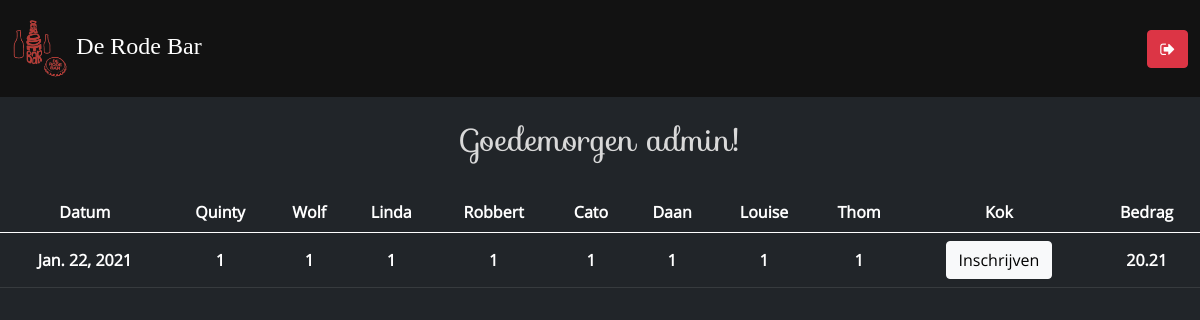
The app's page / (signed in) with its own data.
### accounts/models.py (models this page shows, shortened)
class Housemate(models.Model):
    name = models.CharField(max_length=20)

class Cook(models.Model):
    user_objects = Housemate.objects.all()
    PEOPLE_CHOICES = []
    for user in user_objects:
        PEOPLE_CHOICES.append((user.name, user.name))
    date = models.DateField()
    amount = models.FloatField()
    kok = models.CharField(max_length=20, choices=PEOPLE_CHOICES)
    totalPeople = models.IntegerField()

### accounts/views.py (the view)
# urls.py: path('', home_view),
def home_view(request):
    user_objects = Housemate.objects.all()
    date = datetime.datetime.now().date()
    form = EetMeeForm
    cook = Cook.objects.all()
    context = {
        'user_objects': user_objects,
        'date': date,
        'form': form,
        'cook': cook
    }
    return render(request, 'home.html', context)

### accounts/templates/home.html (shortened to what this page needs)
{% extends 'base.html' %}
{% block content %}
    <br>
    {% if not user.is_authenticated %}
        <h2 class="text-center"> Please log in in order to use this website. </h2>
    {% else %}
        <h2 class="text-center">Goedemorgen {{ user }}!</h2>
        <br>
        <table class="table table-dark text-center">
            <thead>
            <tr>
                <th scope="col">Datum</th>
                {% for housemate in user_objects %}
                    <th scope="col">{{ housemate.name }}</th>
                {% endfor %}
                <th scope="col">Kok</th>
                <th scope="col">Bedrag</th>
            </tr>
            </thead>
            <tbody class="align-middle">
            <tr>
                <th scope="col">{{ date }}</th>
                {% for housemate in user_objects %}
                    {% if housemate.name == user.username %}
                        <th>
                            <form method="post">
                                {% csrf_token %}
                                {{ form.as_p }}
                                <button type="submit" class="btn btn-danger"><i class="fa fa-paper-plane-o "></i>
                                </button>
                            </form>
                        </th>
                    {% else %}
                        <th>
                            1
                        </th>
                    {% endif %}
                {% endfor %}
                <th>
                    <button type="button" class="btn btn-light">Inschrijven</button>
                </th>
                <th>
                    {% for object in cook %}
                        {% if object.date == date %}
                            {{ object.amount }}
                        {% endif %}
                    {% endfor %}
                </th>
            </tr>
            </tbody>
        </table>
    {% endif %}
{% endblock %}

### accounts/templates/base.html (shortened to what this page needs)
<!DOCTYPE html>
<html>
<head>
    {% load static %}
    <link rel="stylesheet" href="{% static  'css/base.css' %}">
    <link href="https://cdn.jsdelivr.net/npm/bootstrap@5.0.0-beta1/dist/css/bootstrap.min.css" rel="stylesheet"
>
    <link rel="stylesheet" href="https://use.fontawesome.com/releases/v5.6.1/css/all.css"
>
    <link rel="stylesheet" href="https://cdnjs.cloudflare.com/ajax/libs/font-awesome/4.7.0/css/font-awesome.min.css">
</head>
<body>
<main>
    <nav class="navbar navbar-dark bg-dark" style="background-color: #121212 !important;">
        <div class="container-fluid">
            <a class="navbar-brand" href="{% url 'home' %}">
                <img src="{% static 'images/logo.png' %}" alt="" width="10%" height="10%"
                     class="d-inline-block align-middle">
                De Rode Bar
            </a>
            {% if user.is_authenticated %}
                <a href="{% url 'logout' %}" class="btn btn-danger"><i class="fa fa-sign-out"></i></a>
            {% else %}
                <a href="{% url 'login' %}" class="btn btn-danger"><i class="fa fa-sign-in"></i></a>
            {% endif %}
        </div>
    </nav>
    {% block content %}
    {% endblock %}
</main>
</body>
</html>

### accounts/static/css/base.css (style rules this page uses)
body { background-color: #212529 !important; color: #D9D9D9 !important; font-family: 'Open Sans Regular' !important; }
h2 { font-family: 'Sofia' !important; }
.navbar-brand { font-family: 'YuseiMagic' !important; font-size: x-large !important; }
a { color: white; }

### records on screen
Housemate: name "Quinty", shows "1"
Housemate: name "Wolf", shows "1"
Housemate: name "Linda", shows "1"
Housemate: name "Robbert", shows "1"
Housemate: name "Cato", shows "1"
Housemate: name "Daan", shows "1"
Housemate: name "Louise", shows "1"
Housemate: name "Thom", shows "1"
Cook: amount "20.21"

### other values on screen
{{ user }} "admin"
